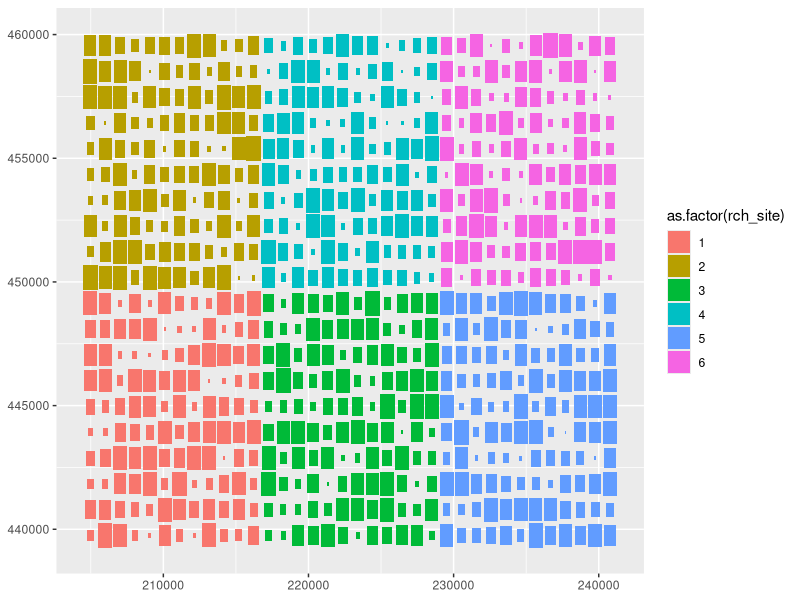

Write the R code that produced this figure.
# Create samples of the recharge sites 
# Simulate 6 sites in the same AMIGO scenario

library(lhs)
library(data.table)
library(ggplot2)

# Defined constants
scenarios = 500/.7

## Constants from the IDF files
Xmin = 204475
Xmax = 241275

Ymin = 439250
Ymax = 460050

Amin = 100*100 # 1 hectare, decided with Perry and Ruud (07/02/2022)
Amax = 1000*1000 # 1sq km, decided with Perry and Ruud (07/02/2022)

Rmin = 5
Rmax = 25

spreading = 750
min_dist = 2*6500 # Extent>1cm from the steady state runs

## print the extent of the catchment away from the constant head boundary
dist = spreading*3
paste(Xmin+dist, Ymin+dist, Xmax-dist, Ymax-dist, sep = ",")

# Orthogonal array based Latin hypercube sample for the center co-ordinates
## Adds latin hypercube benifits to orthogonally distributed samples
## Only center co-ordinates as for the other (recharge and Area) 
## equal representation is very important
## Read para starting with "This problem was addressed by Tang (1993)" in 
## https://www.sciencedirect.com/science/article/pii/S0304407603002124

## Find the number of samples that can fit
Xrange = Xmax-Xmin # 3 x spreading length from left and right
Yrange = Ymax-Ymin

# We can simulate multiple at the same time. 
# Spliting the orthogonal grid into equal sections to be simulated together
X_splits = round(Xrange/min_dist)
Y_splits = round(Yrange/min_dist)
scenario_split = scenarios/(X_splits*Y_splits)
range_x_splits = Xrange/X_splits
range_y_splits = Yrange/Y_splits

# Nx = round(sqrt(scenario_split*range_x_splits/range_y_splits))
# Ny = round(scenario_split/Nx)

Nx = round(sqrt(scenarios*Xrange/Yrange))
Ny = round(scenarios/Nx)


## Create the orthogonal array
side = sqrt(Amax)
orthoGrid = expand.grid(x = seq(Xmin+side/2, Xmax-side/2, length.out = Nx),
                        y = seq(Ymin+side/2, Ymax-side/2, length.out = Ny))
setDT(orthoGrid)

## Scale the x and y values
setnames(orthoGrid, c("x", "y"))

orthoGrid[,rch_site:=0]
groups = 1
for (x_min_limit in seq(Xmin, Xmax, length.out = X_splits+1)[-1]){
  for (y_min_limit in seq(Ymin, Ymax, length.out = Y_splits+1)[-1]){
    
    orthoGrid[x<x_min_limit & y<y_min_limit & rch_site==0, rch_site:=groups]
    groups = groups+1
  }
}

orthoGrid[, scenario := 1:.N, rch_site]

Grid2 = randomLHS(orthoGrid[,.N], 2)

## Scaling
Grid2 = as.data.table(Grid2)
setnames(Grid2, c("recharge", "area"))

Grid2[, ":="(recharge = Rmin + recharge*(Rmax-Rmin),# Mean WTP for NL ~15500m3/day
             area = Amin + area*(Amax-Amin))]

orthoGrid = cbind(orthoGrid, Grid2)

orthoGrid[, ":="(side = sqrt(area))]
orthoGrid[, ":="(W_side = x - side/2,
                 E_side = x + side/2,
                 N_side = y + side/2,
                 S_side = y - side/2)]
library(dplyr)
windows(Xrange, Yrange)
orthoGrid%>%
  # filter(scenario==1)%>%
  ggplot()+
  geom_rect(aes(xmin=W_side, xmax=E_side, ymin=S_side, ymax=N_side,fill = as.factor(rch_site)))+
  coord_cartesian(xlim=c(Xmin, Xmax), ylim = c(Ymin, Ymax))

distances = orthoGrid[, .(distance = min(dist(.SD[,.(x, y)]))), .(scenario)]


fwrite(orthoGrid, "ortho_grid.csv")
